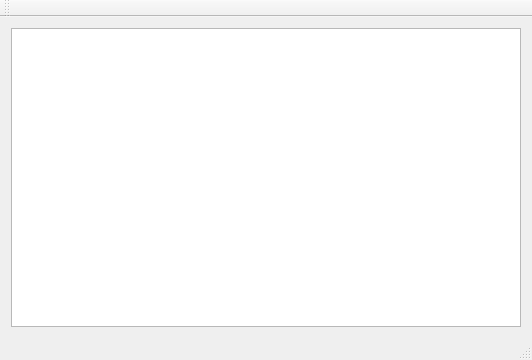
<?xml version="1.0" encoding="UTF-8"?>
<ui version="4.0">
 <class>MainWindow</class>
 <widget class="QMainWindow" name="MainWindow">
  <property name="geometry">
   <rect>
    <x>0</x>
    <y>0</y>
    <width>532</width>
    <height>360</height>
   </rect>
  </property>
  <property name="acceptDrops">
   <bool>true</bool>
  </property>
  <property name="windowTitle">
   <string>MainWindow</string>
  </property>
  <widget class="QWidget" name="centralWidget">
   <layout class="QGridLayout" name="gridLayout">
    <item row="0" column="0">
     <widget class="QTextEdit" name="textEdit">
      <property name="acceptDrops">
       <bool>false</bool>
      </property>
     </widget>
    </item>
   </layout>
  </widget>
  <widget class="QMenuBar" name="menuBar">
   <property name="geometry">
    <rect>
     <x>0</x>
     <y>0</y>
     <width>532</width>
     <height>22</height>
    </rect>
   </property>
  </widget>
  <widget class="QToolBar" name="mainToolBar">
   <attribute name="toolBarArea">
    <enum>TopToolBarArea</enum>
   </attribute>
   <attribute name="toolBarBreak">
    <bool>false</bool>
   </attribute>
  </widget>
  <widget class="QStatusBar" name="statusBar"/>
 </widget>
 <layoutdefault spacing="6" margin="11"/>
 <resources/>
 <connections/>
</ui>
